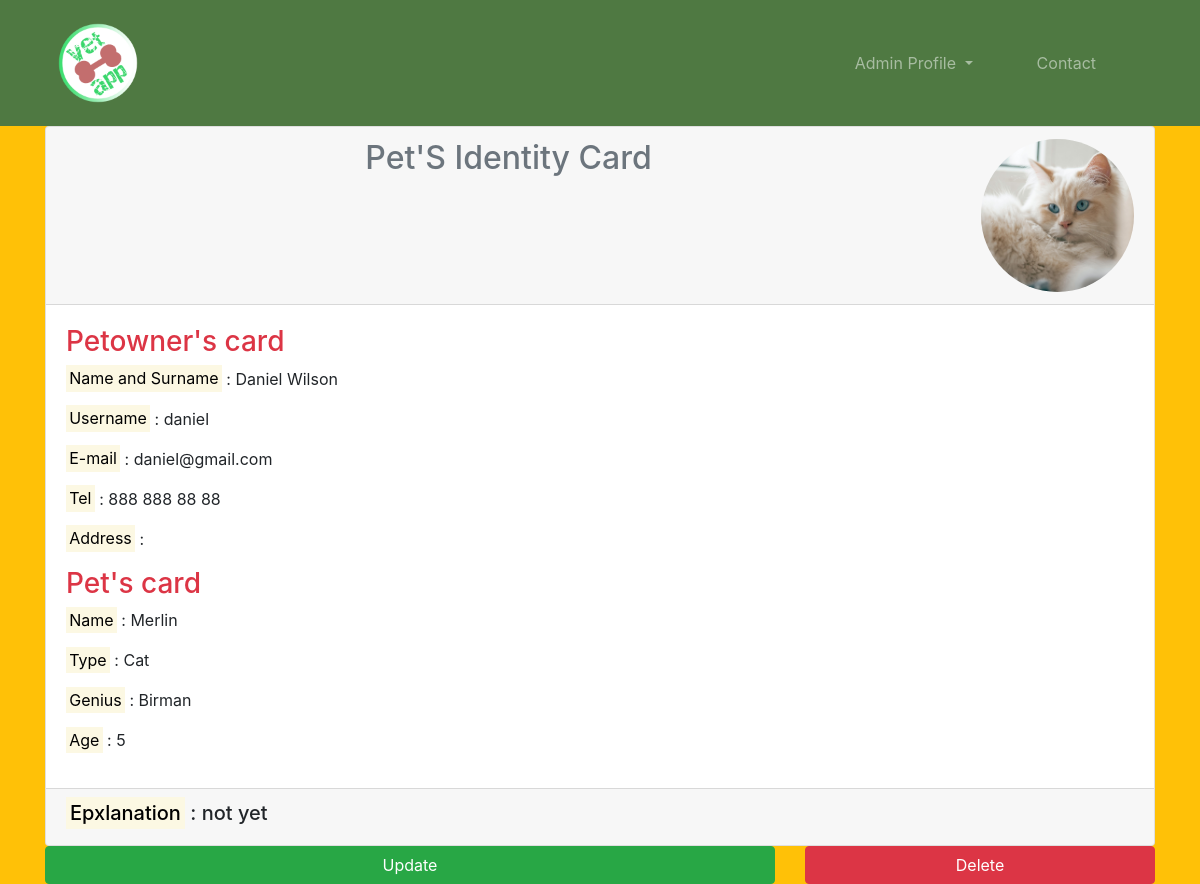
Page /pet/detail/35 (signed in) on the committed database.
### pet/models.py (models this page shows)
class Pet(models.Model):
    petowner = models.ForeignKey("auth.user", on_delete=models.CASCADE)
    image = models.FileField(null=True, blank=True, verbose_name="Image")
    type = models.CharField(max_length=20, verbose_name="Type")
    genius = models.CharField(max_length=20, verbose_name="Genius")
    name = models.CharField(max_length=20, verbose_name="Name")
    age = models.CharField(max_length=4, verbose_name="Age")
    explanation = models.TextField(verbose_name="Explanation")
    created_date = models.DateField(auto_now_add=True, verbose_name="Created Date")

### user/models.py (models this page shows, shortened)
class Petowner(models.Model):
    user = models.OneToOneField(User, null=True, blank=False, verbose_name="User", on_delete=models.CASCADE)
    tel = models.CharField(max_length=13, verbose_name="Phone")
    address = models.CharField(max_length=100, verbose_name="Address")
    class Meta:
        verbose_name_plural = "Additional information for the user"

### pet/views.py (the view)
# urls.py: path('detail/<int:id>', views.detail, name='detail'),
@login_required(login_url="user:login")
@user_passes_test(lambda u: u.is_superuser)
def detail(request,id):
    pet = get_object_or_404(Pet, id=id) #önemli çekilecek veri bu
    user = get_object_or_404(User, pet=pet)
    petowner = get_object_or_404(Petowner, user=user)
    return render(request, "detail.html", {"pet":pet, "user":user, "petowner":petowner})

### templates/detail.html (shortened to what this page needs)
{% extends "base.html" %}
{% block body %}
    <header class="container-fluid bg-warning">
        <div class="container">
            <div class="card">
                <div class="card-header text-center">
                    <div class="row">
                        <div class="col-md-9 col-lg-10">
                            <h2 class="text-center text-muted">Pet'S Identity Card</h2>
                        </div>
                        <div class="col-md-3 col-lg-2">
                            {% if pet.image %}
                                <img src="{{pet.image.url}}" class="img-fluid rounded-circle">
                            {% endif %}
                        </div>
                    </div>
                </div>
                <div class="card-body">
                        <h3 class="text-danger">Petowner's card</h3>
                        <p><mark>Name and Surname</mark> : {{pet.petowner.first_name}} {{pet.petowner.last_name}}</p>
                        <p><mark>Username</mark> : {{pet.petowner}}</p>
                        <p><mark>E-mail</mark> : {{pet.petowner.email}}</p>
                        <p><mark>Tel</mark> : {{petowner.tel}}</p>
                        <p><mark>Address</mark> : {{petowner.addres}}</p>
                        <h3 class="text-danger">Pet's card</h3>
                        <p><mark>Name</mark> : {{pet.name}}</p>
                        <p><mark>Type</mark> : {{pet.type}}</p>
                        <p><mark>Genius</mark> : {{pet.genius}}</p>
                        <p><mark>Age</mark> : {{pet.age}}</p>
                </div>
                <div class="card-footer">
                    <div class="row">
                        <div class="col-12">
                            <h5><mark>Epxlanation</mark> : {{pet.explanation}}</h5>
                        </div>
                    </div>
                </div>
            </div>
            <div class="row">
                <div class="col-8">
                    <a class="btn btn-success d-block w-100" href="/pet/update/{{pet.id}}">Update</a>
                </div>
                <div class="col-4">
                    <a class="btn btn-danger d-block w-100" href="/pet/delete/{{pet.id}}">Delete</a>
                </div>
            </div>
        </div>
    </header>
{% endblock %}

### static/css/style.css (style rules this page uses)
body { margin: 0 !important; padding: 0 !important; }

### rows in the picture
Pet: image (picture), petowner.first_name "Daniel", petowner.last_name "Wilson", petowner "daniel", petowner.email "daniel@gmail.com", name "Merlin", type "Cat", genius "Birman", age "5", explanation "not yet"
Petowner: tel "888 888 88 88"
